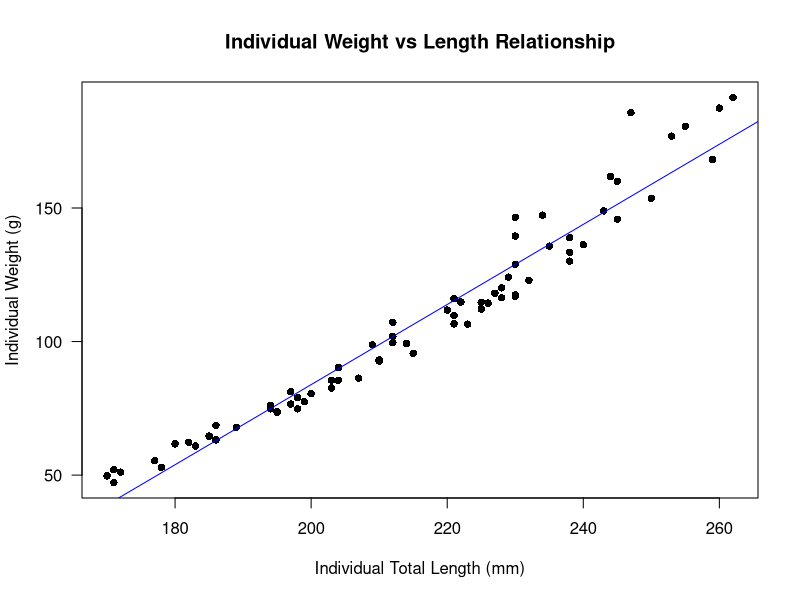
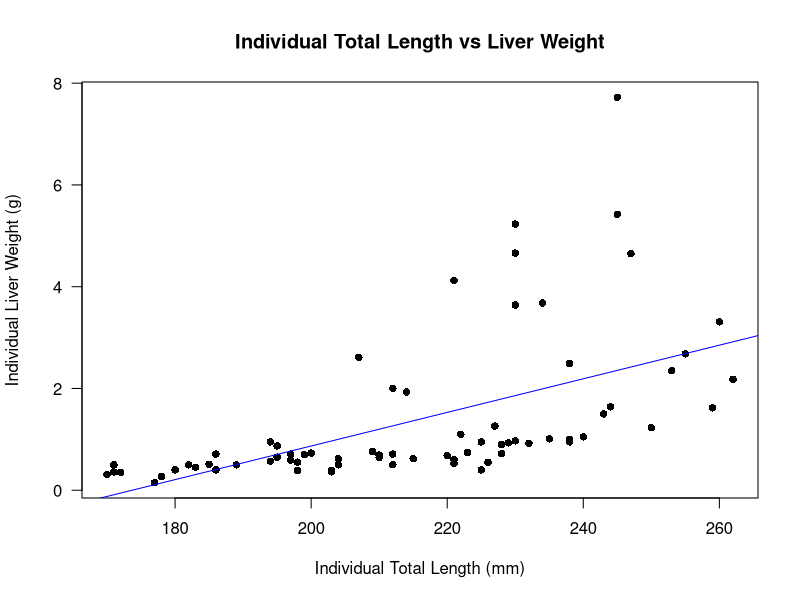
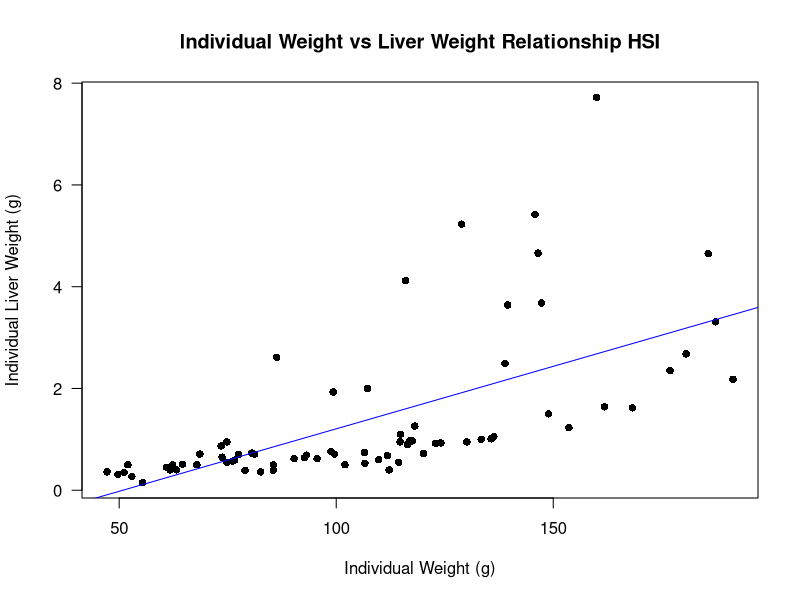
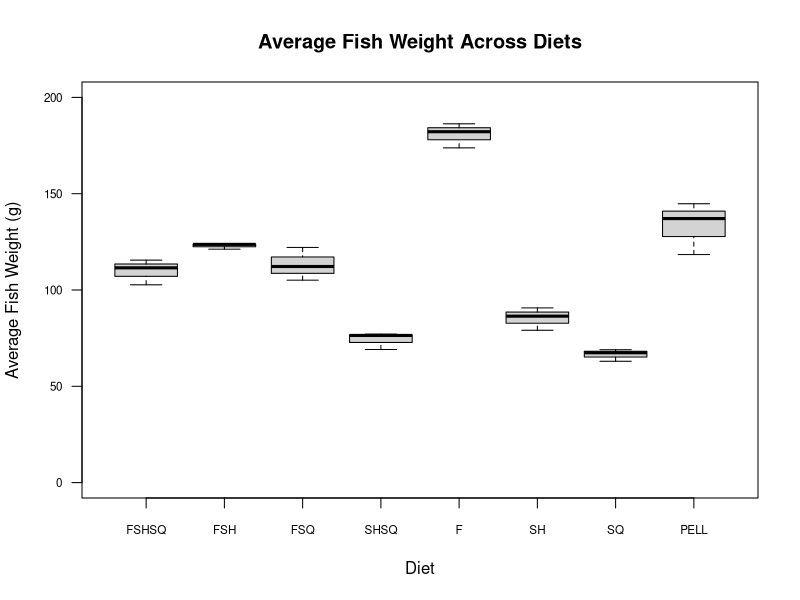
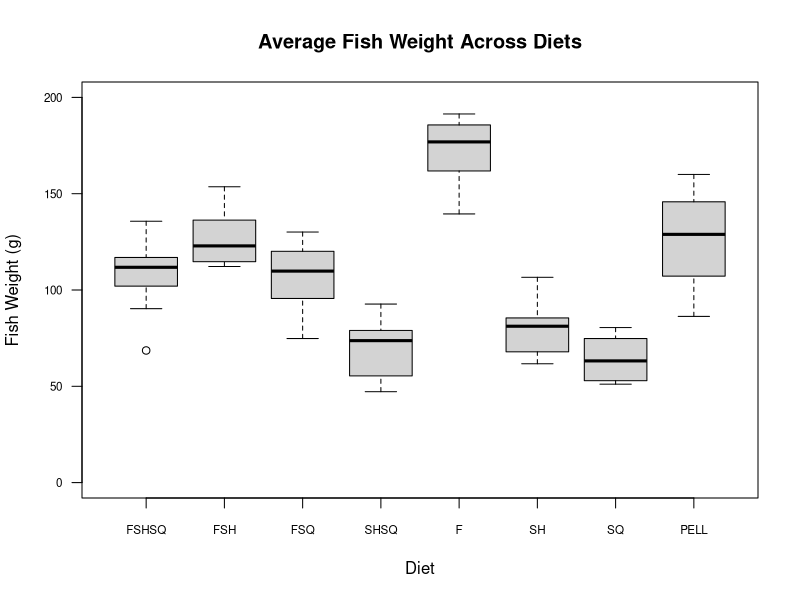
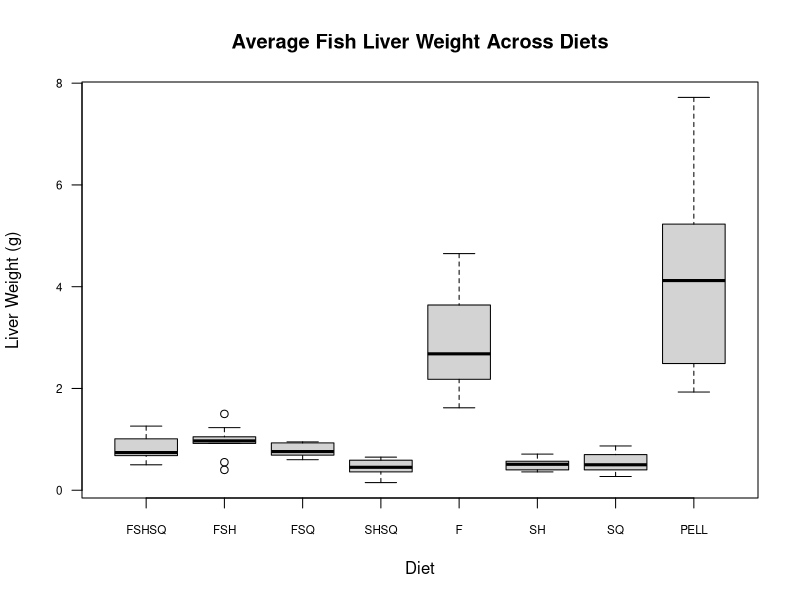
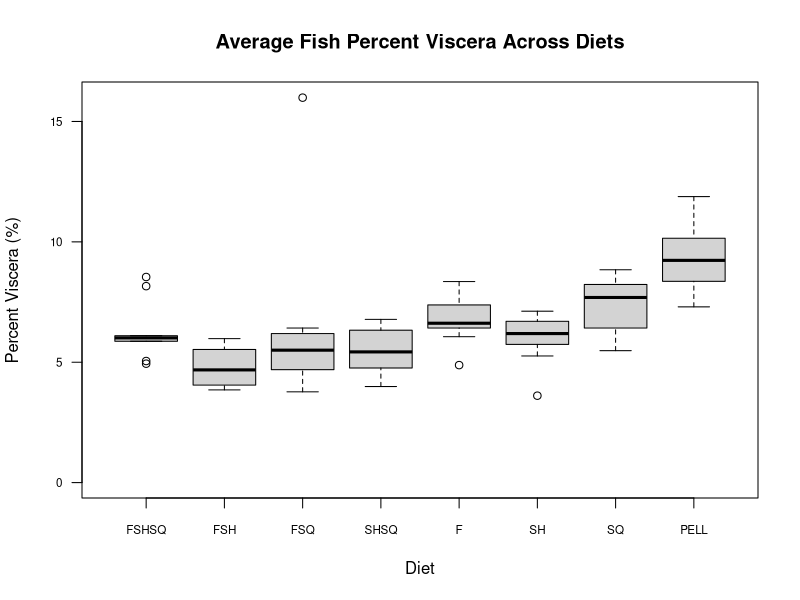
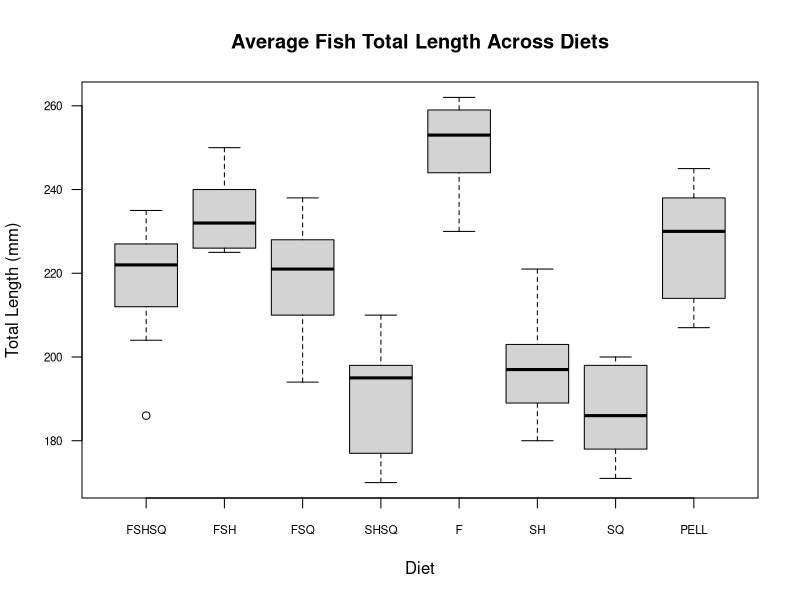

The R source for these figures, in order:
## ---- chunk 1
individuals <- read.csv("./CSV files/individuals_data.csv", header = TRUE)
individuals$diet = factor(individuals$diet,c("FSHSQ","FSH","FSQ","SHSQ","F","SH","SQ","PELL"))
justinwt <- read.csv("./CSV files/justinwt_data.csv", header = TRUE)
justinwt$diet = factor(justinwt$diet,c("FSHSQ","FSH","FSQ","SHSQ","F","SH","SQ","PELL"))
allfish <- read.csv(file = "./CSV files/allfish_data.csv", header = TRUE)
allfish$diet = factor(allfish$diet,c("FSHSQ","FSH","FSQ","SHSQ","F","SH","SQ","PELL"))

plot(individuals$wt ~ individuals$tlmm, xlab = "Individual Total Length (mm)", ylab = "Individual Weight (g)", main = "Individual Weight vs Length Relationship", pch = 16, las = 1)
lm01 <- lm(individuals$wt ~ individuals$tlmm)
abline(lm01, col = "blue")
summary(lm01)

plot(individuals$tlmm, individuals$liverwt, xlab = "Individual Total Length (mm)", ylab = "Individual Liver Weight (g)", main = "Individual Total Length vs Liver Weight", pch = 16, las = 1)
lm02 <- lm(individuals$liverwt ~ individuals$tlmm)
abline(lm02, col = "blue")
summary(lm02)


plot(individuals$wt, individuals$liverwt, xlab = "Individual Weight (g)", ylab = "Individual Liver Weight (g)", main = "Individual Weight vs Liver Weight Relationship HSI", pch = 16, las = 1)
lm03 <- lm(individuals$liverwt ~ individuals$wt)
abline(lm03, col = "blue")
summary(lm03)



boxplot(justinwt$weight ~ justinwt$diet, xlab = "Diet", ylab = "Average Fish Weight (g)", main = "Average Fish Weight Across Diets", ylim = c(0,200), las = 1,par(cex.axis=0.70))

boxplot(individuals$wt ~ individuals$diet, xlab = "Diet", ylab = "Fish Weight (g)", main = "Average Fish Weight Across Diets", ylim = c(0,200), las = 1,par(cex.axis=0.70))

boxplot(individuals$liverwt ~ individuals$diet, xlab = "Diet", ylab = "Liver Weight (g)", main = "Average Fish Liver Weight Across Diets", las = 1,par(cex.axis=0.70))

boxplot(individuals$percentviscera ~ individuals$diet, xlab = "Diet", ylab = "Percent Viscera (%)", main = "Average Fish Percent Viscera Across Diets", ylim = c(0,16), las = 1,par(cex.axis=0.70))

boxplot(individuals$tlmm ~ individuals$diet, xlab = "Diet", ylab = "Total Length (mm)", main = "Average Fish Total Length Across Diets", las = 1,par(cex.axis=0.70))

boxplot(individuals$evisceratedwt ~ individuals$diet, xlab = "Diet", ylab = "Eviscerated Weight (g)", main = "Average Fish Eviscerated Weights Across Diets", las = 1,par(cex.axis=0.70))

boxplot(individuals$conditionfactor ~ individuals$diet, xlab = "Diet", ylab = "Condition Factor (g/cm^3)", main = "Average Fish Condition Factor Across Diets", las = 1,par(cex.axis=0.70))

boxplot(individuals$hsi ~ individuals$diet, xlab = "Diet", ylab = "HSI", main = "Average Fish Hepatosomatic Index Across Diets", las = 1,par(cex.axis=0.70))

boxplot(individuals$wtdiff ~ individuals$diet, xlab = "Diet", ylab = "Weight Difference (g)", main = "Average Fish Total Weight - Eviscerated Weight", ylim = c(0,20), las = 1,par(cex.axis=0.70))


boxplot(allfish$wt ~ allfish$diet, xlab = "Diet", ylab = "Average Fish Weight (g)", main = "Average Fish Weight Across Diets", ylim = c(0,250), las = 1,par(cex.axis=0.75))

boxplot(allfish$tlmm ~ allfish$diet, xlab = "Diet", ylab = "Average Total Length (mm)", main = "Average Fish Total Length Across Diets", ylim = c(0,300), las = 1,par(cex.axis=0.70))

